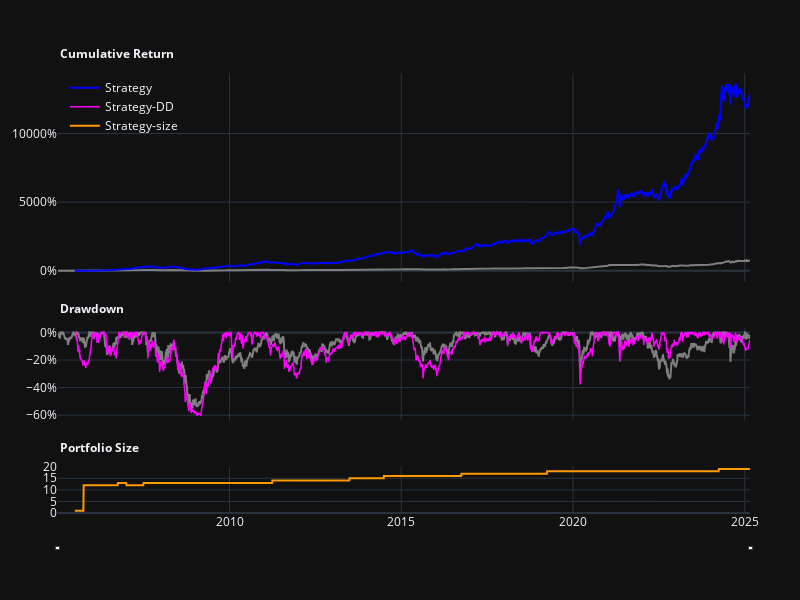

The code cell stored with this chart in its notebook:
### Code cell
classic_tw3factor._plot_equity_curve()

### Figure 1 — Plotly figure (JSON) as saved in the notebook; plotly's stock layout.template omitted (floating-point values rounded to 4 significant figures; data arrays with more than 128 entries replaced by an {"elided": "..."} marker saying what was removed)
{"data": [{"line": {"color": "#7F7F7F", "width": 2}, "name": "Benchmark", "showlegend": false, "type": "scatter", "x": {"elided": "4956 str values"}, "xaxis": "x", "y": {"elided": "4956 float values"}, "yaxis": "y"}, {"line": {"color": "#0000FF", "width": 2}, "name": "Strategy", "type": "scatter", "x": {"elided": "4836 str values"}, "xaxis": "x", "y": {"elided": "4836 float values"}, "yaxis": "y"}, {"line": {"color": "#7F7F7F", "width": 2}, "name": "Benchmark-DD", "showlegend": false, "type": "scatter", "x": {"elided": "4956 str values"}, "xaxis": "x2", "y": {"elided": "4956 float values"}, "yaxis": "y2"}, {"line": {"color": "#FF00FF", "width": 1.5}, "name": "Strategy-DD", "type": "scatter", "x": {"elided": "4836 str values"}, "xaxis": "x2", "y": {"elided": "4836 float values"}, "yaxis": "y2"}, {"line": {"color": "#FF9900", "width": 2}, "name": "Strategy-size", "type": "scatter", "x": {"elided": "4836 str values"}, "xaxis": "x3", "y": {"elided": "4836 int values"}, "yaxis": "y3"}], "layout": {"annotations": [{"showarrow": false, "text": "<b>Cumulative Return</b>", "x": 0, "xref": "x domain", "y": 1, "yref": "y domain", "yshift": 30}, {"showarrow": false, "text": "<b>Drawdown</b>", "x": 0, "xref": "x2 domain", "y": 1, "yref": "y2 domain", "yshift": 30}, {"showarrow": false, "text": "<b>Portfolio Size</b>", "x": 0, "xref": "x3 domain", "y": 1, "yref": "y3 domain", "yshift": 30}], "height": 600, "legend": {"bgcolor": "rgba(0,0,0,0)", "traceorder": "normal", "x": 0.01, "xanchor": "left", "y": 0.95, "yanchor": "top"}, "margin": {"b": 50, "l": 50, "r": 50, "t": 50}, "width": 800, "xaxis": {"anchor": "y", "domain": [0, 1], "matches": "x3", "showticklabels": false}, "xaxis2": {"anchor": "y2", "domain": [0, 1], "matches": "x3", "showticklabels": false}, "xaxis3": {"anchor": "y3", "domain": [0, 1], "rangeslider": {"thickness": 0.01, "visible": true}}, "yaxis": {"anchor": "x", "domain": [0.5, 0.95], "tickformat": ".0%"}, "yaxis2": {"anchor": "x2", "domain": [0.2, 0.4], "tickformat": ".0%"}, "yaxis3": {"anchor": "x3", "domain": [0, 0.1]}}}
